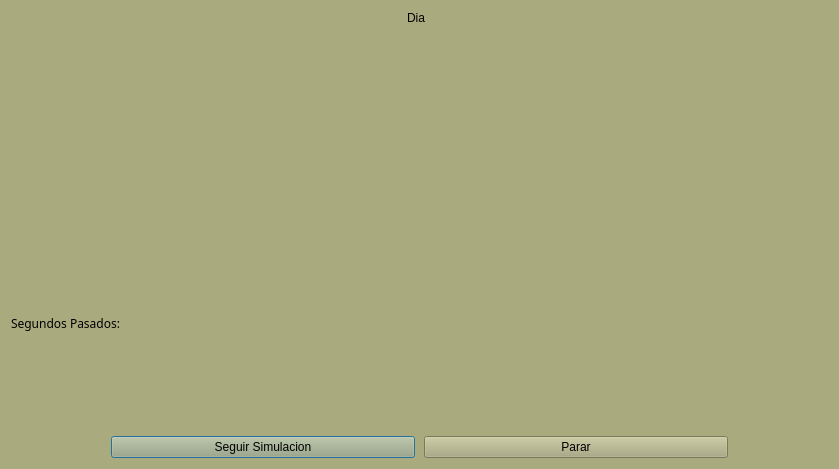
<?xml version="1.0" encoding="UTF-8"?>
<ui version="4.0">
 <class>SecondWindow</class>
 <widget class="QDialog" name="SecondWindow">
  <property name="geometry">
   <rect>
    <x>0</x>
    <y>0</y>
    <width>839</width>
    <height>469</height>
   </rect>
  </property>
  <property name="palette">
   <palette>
    <active>
     <colorrole role="Button">
      <brush brushstyle="SolidPattern">
       <color alpha="255">
        <red>170</red>
        <green>170</green>
        <blue>127</blue>
       </color>
      </brush>
     </colorrole>
     <colorrole role="Base">
      <brush brushstyle="SolidPattern">
       <color alpha="255">
        <red>255</red>
        <green>255</green>
        <blue>255</blue>
       </color>
      </brush>
     </colorrole>
     <colorrole role="Window">
      <brush brushstyle="SolidPattern">
       <color alpha="255">
        <red>170</red>
        <green>170</green>
        <blue>127</blue>
       </color>
      </brush>
     </colorrole>
    </active>
    <inactive>
     <colorrole role="Button">
      <brush brushstyle="SolidPattern">
       <color alpha="255">
        <red>170</red>
        <green>170</green>
        <blue>127</blue>
       </color>
      </brush>
     </colorrole>
     <colorrole role="Base">
      <brush brushstyle="SolidPattern">
       <color alpha="255">
        <red>255</red>
        <green>255</green>
        <blue>255</blue>
       </color>
      </brush>
     </colorrole>
     <colorrole role="Window">
      <brush brushstyle="SolidPattern">
       <color alpha="255">
        <red>170</red>
        <green>170</green>
        <blue>127</blue>
       </color>
      </brush>
     </colorrole>
    </inactive>
    <disabled>
     <colorrole role="Button">
      <brush brushstyle="SolidPattern">
       <color alpha="255">
        <red>170</red>
        <green>170</green>
        <blue>127</blue>
       </color>
      </brush>
     </colorrole>
     <colorrole role="Base">
      <brush brushstyle="SolidPattern">
       <color alpha="255">
        <red>170</red>
        <green>170</green>
        <blue>127</blue>
       </color>
      </brush>
     </colorrole>
     <colorrole role="Window">
      <brush brushstyle="SolidPattern">
       <color alpha="255">
        <red>170</red>
        <green>170</green>
        <blue>127</blue>
       </color>
      </brush>
     </colorrole>
    </disabled>
   </palette>
  </property>
  <property name="windowTitle">
   <string>Dialog</string>
  </property>
  <layout class="QVBoxLayout" name="verticalLayout_2">
   <item>
    <layout class="QVBoxLayout" name="verticalLayout">
     <item>
      <layout class="QHBoxLayout" name="horizontalLayout_2" stretch="0,0,0">
       <property name="spacing">
        <number>100</number>
       </property>
       <item>
        <spacer name="horizontalSpacer">
         <property name="orientation">
          <enum>Qt::Horizontal</enum>
         </property>
         <property name="sizeHint" stdset="0">
          <size>
           <width>40</width>
           <height>20</height>
          </size>
         </property>
        </spacer>
       </item>
       <item>
        <widget class="QLabel" name="indicadorDiasLabel">
         <property name="frameShape">
          <enum>QFrame::NoFrame</enum>
         </property>
         <property name="frameShadow">
          <enum>QFrame::Plain</enum>
         </property>
         <property name="text">
          <string>Dia  </string>
         </property>
         <property name="textFormat">
          <enum>Qt::AutoText</enum>
         </property>
         <property name="alignment">
          <set>Qt::AlignLeading|Qt::AlignLeft|Qt::AlignTop</set>
         </property>
        </widget>
       </item>
       <item>
        <spacer name="horizontalSpacer_2">
         <property name="orientation">
          <enum>Qt::Horizontal</enum>
         </property>
         <property name="sizeHint" stdset="0">
          <size>
           <width>40</width>
           <height>20</height>
          </size>
         </property>
        </spacer>
       </item>
      </layout>
     </item>
     <item>
      <layout class="QGridLayout" name="gridLayout"/>
     </item>
     <item>
      <layout class="QHBoxLayout" name="horizontalLayout">
       <property name="leftMargin">
        <number>0</number>
       </property>
       <property name="topMargin">
        <number>0</number>
       </property>
       <property name="rightMargin">
        <number>200</number>
       </property>
       <item>
        <widget class="QLabel" name="label">
         <property name="enabled">
          <bool>true</bool>
         </property>
         <property name="font">
          <font>
           <family>Yu Gothic</family>
           <weight>50</weight>
           <italic>false</italic>
           <bold>false</bold>
           <underline>false</underline>
           <strikeout>false</strikeout>
           <stylestrategy>PreferAntialias</stylestrategy>
           <kerning>true</kerning>
          </font>
         </property>
         <property name="frameShape">
          <enum>QFrame::NoFrame</enum>
         </property>
         <property name="text">
          <string>Segundos Pasados:</string>
         </property>
        </widget>
       </item>
       <item>
        <widget class="QLabel" name="segundosPasadosLabel">
         <property name="font">
          <font>
           <family>Arial</family>
          </font>
         </property>
         <property name="text">
          <string/>
         </property>
        </widget>
       </item>
      </layout>
     </item>
     <item>
      <spacer name="verticalSpacer">
       <property name="orientation">
        <enum>Qt::Vertical</enum>
       </property>
       <property name="sizeType">
        <enum>QSizePolicy::Fixed</enum>
       </property>
       <property name="sizeHint" stdset="0">
        <size>
         <width>100</width>
         <height>5</height>
        </size>
       </property>
      </spacer>
     </item>
     <item>
      <layout class="QHBoxLayout" name="horizontalLayout_3" stretch="0,0">
       <property name="spacing">
        <number>9</number>
       </property>
       <property name="sizeConstraint">
        <enum>QLayout::SetDefaultConstraint</enum>
       </property>
       <property name="leftMargin">
        <number>100</number>
       </property>
       <property name="topMargin">
        <number>0</number>
       </property>
       <property name="rightMargin">
        <number>100</number>
       </property>
       <item>
        <widget class="QPushButton" name="seguirSimulacionButton">
         <property name="enabled">
          <bool>true</bool>
         </property>
         <property name="text">
          <string>Seguir Simulacion</string>
         </property>
        </widget>
       </item>
       <item>
        <widget class="QPushButton" name="pararSimulacionButton">
         <property name="enabled">
          <bool>true</bool>
         </property>
         <property name="text">
          <string>Parar</string>
         </property>
        </widget>
       </item>
      </layout>
     </item>
    </layout>
   </item>
  </layout>
 </widget>
 <resources/>
 <connections/>
</ui>
